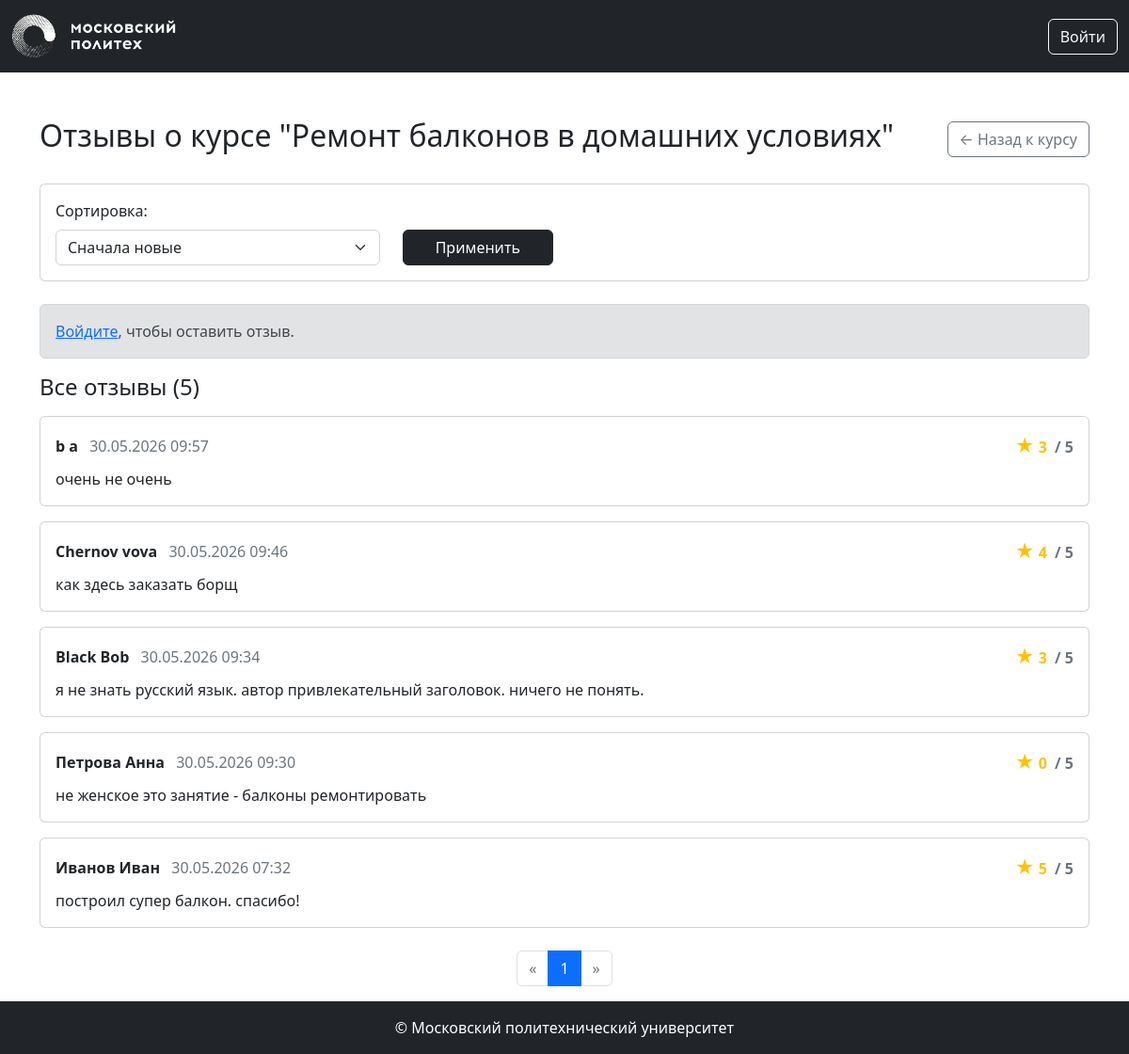
Page /courses/1/reviews on the committed database.
### models.py (models this page shows, shortened)
class Base(DeclarativeBase):
    metadata = MetaData(naming_convention={
        "ix": 'ix_%(column_0_label)s',
        "uq": "uq_%(table_name)s_%(column_0_name)s",
        "ck": "ck_%(table_name)s_%(constraint_name)s",
        "fk": "fk_%(table_name)s_%(column_0_name)s_%(referred_table_name)s",
        "pk": "pk_%(table_name)s"
    })

class Course(Base):
    __tablename__ = 'courses'
    id: Mapped[int] = mapped_column(primary_key=True)
    name: Mapped[str] = mapped_column(String(100))
    short_desc: Mapped[str] = mapped_column(Text)
    full_desc: Mapped[str] = mapped_column(Text)
    rating_sum: Mapped[int] = mapped_column(default=0)
    rating_num: Mapped[int] = mapped_column(default=0)
    category_id: Mapped[int] = mapped_column(ForeignKey("categories.id"))
    author_id: Mapped[int] = mapped_column(ForeignKey("users.id"))
    background_image_id: Mapped[str] = mapped_column(ForeignKey("images.id"))
    created_at: Mapped[datetime] = mapped_column(default=datetime.now)
    author: Mapped["User"] = relationship()
    category: Mapped["Category"] = relationship(lazy=False)
    bg_image: Mapped["Image"] = relationship()
    reviews: Mapped[List["Review"]] = relationship(back_populates="course")

class Review(Base):
    __tablename__ = 'reviews'
    id: Mapped[int] = mapped_column(primary_key=True)
    rating: Mapped[int] = mapped_column(Integer, nullable=False)  # от 0 до 5
    text: Mapped[str] = mapped_column(Text, nullable=False)
    created_at: Mapped[datetime] = mapped_column(default=datetime.now)
    course_id: Mapped[int] = mapped_column(ForeignKey("courses.id"), nullable=False)
    user_id: Mapped[int] = mapped_column(ForeignKey("users.id"), nullable=False)
    course: Mapped["Course"] = relationship(back_populates="reviews")
    user: Mapped["User"] = relationship(back_populates="reviews")

class User(Base, UserMixin):
    __tablename__ = 'users'
    id: Mapped[int] = mapped_column(primary_key=True)
    first_name: Mapped[str] = mapped_column(String(100))
    last_name: Mapped[str] = mapped_column(String(100))
    middle_name: Mapped[Optional[str]] = mapped_column(String(100))
    login: Mapped[str] = mapped_column(String(100), unique=True)
    password_hash: Mapped[str] = mapped_column(String(200))
    created_at: Mapped[datetime] = mapped_column(default=datetime.now)
    reviews: Mapped[List["Review"]] = relationship(back_populates="user")
    @property
    def full_name(self):
        return ' '.join([self.last_name, self.first_name, self.middle_name or ''])

### courses.py (the view)
@bp.route('/<int:course_id>/reviews')
def reviews_list(course_id):
    course = db.get_or_404(Course, course_id)
    page = request.args.get('page', 1, type=int)
    per_page = 10
    sort_by = request.args.get('sort_by', 'newest')
    query = db.select(Review).filter_by(course_id=course_id)
    if sort_by == 'newest':
        query = query.order_by(desc(Review.created_at))
    elif sort_by == 'positive':
        query = query.order_by(desc(Review.rating), desc(Review.created_at))
    elif sort_by == 'negative':
        query = query.order_by(asc(Review.rating), desc(Review.created_at))
    pagination = db.paginate(query, page=page, per_page=per_page)
    reviews = pagination.items
    user_review = None
    if current_user.is_authenticated:
        user_review = db.session.execute(
            db.select(Review).filter_by(course_id=course_id, user_id=current_user.id)
        ).scalar()
    return render_template('courses/reviews_list.html',
                         course=course,
                         reviews=reviews,
                         pagination=pagination,
                         sort_by=sort_by,
                         user_review=user_review)

### templates/courses/reviews_list.html (shortened to what this page needs)
{% extends 'base.html' %}
{% from 'pagination.html' import render_pagination %}
{% block content %}
<div class="container mt-5">
    <div class="d-flex justify-content-between align-items-center mb-4">
        <h2>Отзывы о курсе "{{ course.name }}"</h2>
        <a href="{{ url_for('courses.show', course_id=course.id) }}" class="btn btn-outline-secondary">
            ← Назад к курсу
        </a>
    </div>
    <div class="card mb-4">
        <div class="card-body">
            <form method="GET" class="row align-items-end">
                <div class="col-md-4">
                    <label for="sort_by" class="form-label">Сортировка:</label>
                    <select name="sort_by" id="sort_by" class="form-select">
                        <option value="newest" {% if sort_by == 'newest' %}selected{% endif %}>
                            Сначала новые
                        </option>
                    </select>
                </div>
                <div class="col-md-2">
                    <button type="submit" class="btn btn-dark w-100">Применить</button>
                </div>
            </form>
        </div>
    </div>
    {% if current_user.is_authenticated and not user_review %}
    <div class="card mb-4 border-primary">
        <div class="card-header bg-primary text-white">
            <h5 class="mb-0">Оставить отзыв</h5>
        </div>
        <div class="card-body">
            <form method="POST" action="{{ url_for('courses.create_review', course_id=course.id) }}">
                <input type="hidden" name="next" value="{{ request.full_path }}">
                <div class="mb-3">
                    <label for="rating" class="form-label">Оценка:</label>
                    <select name="rating" id="rating" class="form-select" required>
                        <option value="5">5 — отлично</option>
                        <option value="4">4 — хорошо</option>
                        <option value="3">3 — удовлетворительно</option>
                        <option value="2">2 — неудовлетворительно</option>
                        <option value="1">1 — плохо</option>
                        <option value="0">0 — ужасно</option>
                    </select>
                </div>
                <div class="mb-3">
                    <label for="text" class="form-label">Текст отзыва:</label>
                    <textarea name="text" id="text" class="form-control" rows="4" required
                              placeholder="Поделитесь своим мнением о курсе..."></textarea>
                </div>
                <button type="submit" class="btn btn-primary">Отправить отзыв</button>
            </form>
        </div>
    </div>
    {% elif current_user.is_authenticated and user_review %}
    <div class="alert alert-info">
        <strong>Вы уже оставили отзыв на этот курс.</strong>
        <p class="mb-0 mt-2">Ваша оценка: {{ user_review.rating }} |
        Дата: {{ user_review.created_at.strftime('%d.%m.%Y %H:%M') }}</p>
    </div>
    {% elif not current_user.is_authenticated %}
    <div class="alert alert-secondary">
        <a href="{{ url_for('auth.login') }}">Войдите</a>, чтобы оставить отзыв.
    </div>
    {% endif %}
    <h4 class="mb-3">Все отзывы ({{ pagination.total }})</h4>
    {% for review in reviews %}
    <div class="card mb-3">
        <div class="card-body">
            <div class="d-flex justify-content-between align-items-center mb-2">
                <div>
                    <strong>{{ review.user.full_name }}</strong>
                    <span class="text-muted ms-2">
                        {{ review.created_at.strftime('%d.%m.%Y %H:%M') }}
                    </span>
                </div>
                <div class="rating">
                    <span class="fs-5">★</span>
                    <span>{{ review.rating }}</span>
                    <span class="text-muted ms-1">/ 5</span>
                </div>
            </div>
            <p class="card-text">{{ review.text }}</p>
        </div>
    </div>
    {% else %}
    <div class="alert alert-secondary text-center">
        Пока нет отзывов. Будьте первым, кто оценит этот курс!
    </div>
    {% endfor %}
    <div class="mt-4">
        {{ render_pagination(pagination, 'courses.reviews_list', {'course_id': course.id, 'sort_by': sort_by}) }}
    </div>
</div>
{% endblock %}

### static/styles.css (style rules this page uses)
.rating { color: #ffc107; font-weight: bold; }
.rating span:first-child { font-size: 1.2rem; }

### rows in the picture
Course: name "Ремонт балконов в домашних условиях"
Review: user.full_name "b a", created_at "30.05.2026 09:57", rating "3", text "очень не очень"
Review: user.full_name "Chernov vova", created_at "30.05.2026 09:46", rating "4", text "как здесь заказать борщ"
Review: user.full_name "Black Bob", created_at "30.05.2026 09:34", rating "3", text "я не знать русский язык. автор привлекательный заголовок. ничего не понять."
Review: user.full_name "Петрова Анна", created_at "30.05.2026 09:30", rating "0", text "не женское это занятие - балконы ремонтировать"
Review: user.full_name "Иванов Иван", created_at "30.05.2026 07:32", rating "5", text "построил супер балкон. спасибо!"

### other values in the picture
{{ pagination.total }} "5"
{{ page }} "1"
